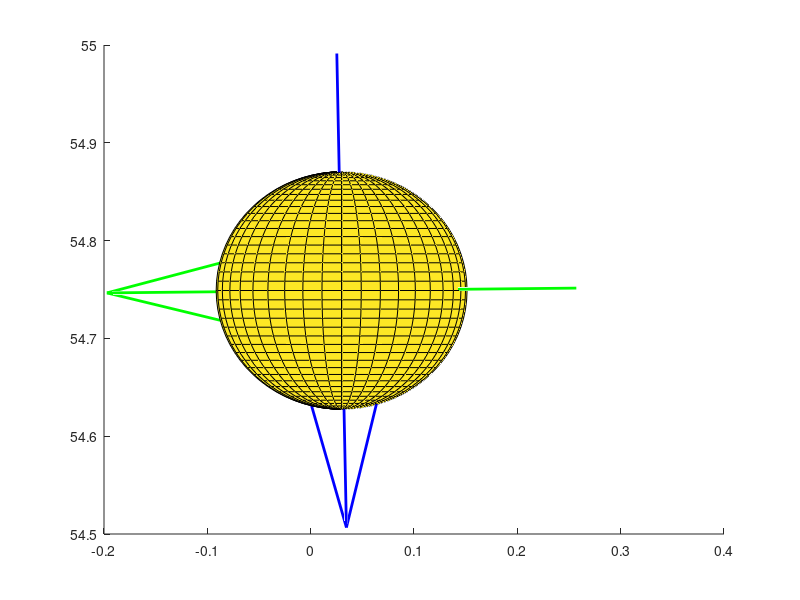

MATLAB code to generate this figure: (Note: this script raises an error after producing the figure.)
% The equation of seam line is from 
% http://www.darenscotwilson.com/spec/bbseam/bbseam.html.

% Coordinate System Specifications:
% The origin is at the tip of the home plate
% The positive y axis points to the pitcher
% The positive x axis points to the right of catcher's perspective
% The positive z axis points to the sky


% Define variables
PLATEYDIM = 17.0/12.0; % Front of the plate
ball_radius = 0.1214; % Radius of a regular baseball 
diameter = 2*ball_radius; % Get ball diameter
diameter2 = 2*diameter; % Get 2*diameter


% Input initial baseball position (in feet)
relSide = 0.029947806;
releaseDistance = 54.7489757;
release_pos_y = releaseDistance;
relHeight = 6.67789545;

% Input the 9-parameter model
x0 = 0.057382798;
y0 = 50;
z0 = 6.384037468;
vx0 = 2.376676205;
vy0 = -134.9565751;
vz0 = -8.609936327;
ax0 = -6.567216039;
ay0 = 31.01559035;
az0 = -12.86456735;

% Input spin axis
a1 = -0.935469141;
a2 = -0.010097512;
a3 = -0.353264102;

% Handle exception
if ((a1^2 + a2^2 + a3^2) > 1.01 || (a1^2 + a2^2 + a3^2) < 0.99)
    ME = MException('myComponent:inputError', 'Please enter a unit vector.');
    throw(ME);
end

% Input spin rate
spin_rate = 2394.961622;

% Input seam angles
lat_d = 117.3088829;
long_d = 9.771264693;
theta_alpha_d = 0;


% Calculate the position of the ball as a function of time using equations of motion

% Compute time in seconds for baseball to travel from y=release_pos_y to y=y0
% Note that t1 is negative
% Solves equation y0 - release_pos_y = vy0*t1 + 0.5*ay0*t1*t1
t1 = (-vy0 - sqrt(vy0*vy0 - 2.0*ay0*(y0 - release_pos_y)))/ay0;

% Solve for position and velocity at release point (y0 = release_pos_y) in units of feet and seconds */
TM_x0 =   0.5*ax0*t1*t1 + vx0*t1 + x0;
TM_y0 =   0.5*ay0*t1*t1 + vy0*t1 + y0;
TM_z0 =   0.5*az0*t1*t1 + vz0*t1 + z0;
TM_vx0 =  vx0 + ax0*t1;
TM_vy0 =  vy0 + ay0*t1;
TM_vz0 =  vz0 + az0*t1;

% Compute time in seconds for baseball to travel from y=release_pos_y to front of plate (y=1.417) */
t2 = (-TM_vy0 - sqrt(TM_vy0*TM_vy0 - 2.0*ay0*(TM_y0 - PLATEYDIM)))/ay0;

% Input time (sec)
time = 0;

% compute (x,y,z) position of pitch as function of time
baseballx = TM_x0 + TM_vx0*time + 0.5*ax0*time*time;
basebally = TM_y0 + TM_vy0*time + 0.5*ay0*time*time;
baseballz = TM_z0 + TM_vz0*time + 0.5*az0*time*time;
fprintf('t = %f, x = %f, y = %f, z = %f \n', time, -baseballx, basebally, baseballz); 

position_x = -baseballx;
position_y = basebally;
position_z = baseballz;
center = [position_x position_y position_z]; % Baseball center

% Calculate the velocity vector as a function of time
velocity_x = TM_vx0 + ax0*time;
velocity_y = TM_vy0 + ay0*time;
velocity_z = TM_vz0 + az0*time;
v_vector = [velocity_x velocity_y velocity_z];
fprintf('vx = %f, vy = %f, vz = %f \n', velocity_x, velocity_y, velocity_z); 

% Normalize
v_vector = v_vector./norm(v_vector);

% Calculate the hemisphere plane using equation of a plane: ax+by+cz+d=0
d = -(v_vector(1)*center(1) + v_vector(2)*center(2) + v_vector(3)*center(3));
xd = linspace(center(1) - diameter2, center(1) + diameter2);
yd = linspace(center(2) - diameter2, center(2) + diameter2);
[hemisphere_x,hemisphere_y] = meshgrid(xd, yd);
hemisphere_z = -1*(v_vector(1).*hemisphere_x + v_vector(2).*hemisphere_y + d)./v_vector(3); % Solve for z vertices data

% Calculate the active zone



% Calculate the angle needed for the ball to rotate around the spin axis based on spin
% rate and time
rotation_angle = mod((spin_rate*360/60)*time, 360);
fprintf('rotation = %f \n', rotation_angle); 

% Calculate the basis of baseball frame:

% Handle corner case when seam lat = 0
% Set theta alpha = seam long and set seam long to 0 in this case
if lat_d == 0
   theta_alpha_d = long_d;
   long_d = 0;
end

% Convert to radians
lat = lat_d*pi/180.0;
long = long_d*pi/180.0;
theta_alpha = theta_alpha_d*pi/180.0;

% Define rotation matrices
Rlat = [ cos(lat), -sin(lat), 0;
         sin(lat),  cos(lat), 0;
                0,         0, 1];

Rlong = [  cos(long), 0, sin(long);
                   0, 1,         0;
          -sin(long), 0, cos(long)];

Ralpha = [  cos(theta_alpha), 0, sin(theta_alpha);
                           0, 1,                0;
           -sin(theta_alpha), 0, cos(theta_alpha)];

% Calculate theta k and k vector based on spin axis
if a2 == 1
    k = 0;
    Rk = eye(3); % special case, k is undefined, Rk not needed
    k_vector = [1 1 1]; % Use a random vector for k_vector since undefined
elseif a2 == -1
    k = pi;
    % Another special case, k is undefined, rotate around z axis for pi
    Rk = [ cos(k), -sin(k), 0;
           sin(k),  cos(k), 0;
                0,       0, 1];
    k_vector = [0 0 1]; % Make k_vector z axis 
else
    if a2 >= 0
        k = asin(sqrt(a3^2 + a1^2));
        k_vector = [a3/(a1^2 + a3^2)^(1/2), 0, -a1/(a1^2 + a3^2)^(1/2)];
    elseif a2 < 0
        k = pi - asin(sqrt(a3^2 + a1^2));
        k_vector = [a3/(a1^2 + a3^2)^(1/2), 0, -a1/(a1^2 + a3^2)^(1/2)];
    end
    
    % Rotation matrix for Rk
    k1 = k_vector(1);
    k2 = k_vector(2);
    k3 = k_vector(3);
    
    Rk = [  cos(k) + (k1^2)*(1 - cos(k)),   k1*k2*(1 - cos(k)) - k3*sin(k), k1*k3*(1 - cos(k)) + k2*sin(k);
            k2*k1*(1 - cos(k)) + k3*sin(k),   cos(k) + (k2^2)*(1 - cos(k)), k2*k3*(1 - cos(k)) - k1*sin(k);
            k3*k1*(1 - cos(k)) - k2*sin(k), k3*k2*(1 - cos(k)) + k1*sin(k),  cos(k) + (k3^2)*(1 - cos(k))];
end

% Calculate for seam rotations on the ball when plotting
temp = Rk*Rlat;
y2 = temp(:, 2); % Rotation axis for seam long
z1 = Rk(:, 3); % Rotation axis for seam lat
k_d = k*180/pi; % Convert k to degree 
spin_axis = [a1 a2 a3]; % Get spin axis

% Define the equation for basis of standard seam orientation
P4 = Rk*Ralpha*Rlat*Rlong;


% Plot:
figure
hold on

% Draw spin axis
quiver3(center(1) - a1*diameter, center(2) - a2*diameter, center(3) - a3*diameter, a1, a2, a3, diameter2, 'g', 'LineWidth', 2); % scale the starting point accorind to ball_radius

% Draw velocity vector
quiver3(center(1) - v_vector(1)*diameter, center(2) - v_vector(2)*diameter, center(3) - v_vector(3)*diameter, v_vector(1), v_vector(2), v_vector(3), diameter2, 'b', 'LineWidth', 2);

% Draw a sphere representing baseball
[X,Y,Z] = sphere(40);

% Account for axes offset
% baseballx = y, basebally = z, baseballz = x
% Also rotate to align the axes
ballx = Y;
bally = Z;
ballz = X;

s = surf(double(center(1) + ball_radius*ballx), double(center(2) + ball_radius*bally), double(center(3) + ball_radius*ballz));
s.FaceColor = 'white'; % Ball color
s.EdgeColor = [100/255 100/255 100/255]; % Grid color
s.FaceAlpha = 1.0; % Transparency
s.AmbientStrength = 1;

% Rotate the ball to the seam orientation to match the grid
rotate(s, k_vector, k_d, center);
rotate(s, z1, lat_d, center);
rotate(s, y2, long_d, center);
rotate(s, spin_axis, theta_alpha_d, center);

% Draw seam
alpha = 1:1:360;
% Convert to radian
alpha_r = alpha*pi/180.0;

% Calculate seam points
seamx = (1/13)*ball_radius*(9*cos(alpha_r) - 4*cos(3*alpha_r));
seamy = (1/13)*ball_radius*(9*sin(alpha_r) + 4*sin(3*alpha_r));
seamz = (12/13)*ball_radius*cos(2*alpha_r);

% Account for axes offset
% baseballx = y, basebally = z, baseballz = x
% Also rotate to align the axes
adjustedx = seamy;
adjustedy = seamz;
adjustedz = seamx;

seam_line = [adjustedx; adjustedy; adjustedz];
seam_line = P4*seam_line; % Rotate to the basis

% Add to the ball position
seamx = center(1) + seam_line(1, :);
seamy = center(2) + seam_line(2, :);
seamz = center(3) + seam_line(3, :);

% Plot seam line
p = plot3(seamx, seamy, seamz, '-r', 'LineWidth', 2.5);
p.LineStyle = ':';

% Rotate the ball and the seams around spin axis as a function of time
rotate(s, spin_axis, rotation_angle, center);
rotate(p, spin_axis, rotation_angle, center);

% Label and adjust settings
xlabel('x')
ylabel('y')
zlabel('z')
grid on
title('Pitch Trajectory')
set(gca,'color', [240/255 240/255 240/255]) % Background color
axis equal

% Adjust view
view_azimuth = 180;
view_elevation =  0;
view([view_azimuth view_elevation]) % View (default is pitcher's perspective)
axis([-8 8 0 70 0 15]) % Fix the axes

% Adjust figure size
figure_x0 = 10;
figure_y0 = 10;
width = 825;
height = 600;
set(gcf, 'position', [figure_x0, figure_y0, width, height]);

% Change the color of the x-y plane to be dark green
x_lim = get(gca, 'XLim');
y_lim = get(gca, 'YLim');
z_lim = get(gca, 'YLim');
pat = patch([x_lim(1), x_lim(2), x_lim(2), x_lim(1)], [y_lim(1), y_lim(1), y_lim(2), y_lim(2)], [z_lim(1) z_lim(1) z_lim(1) z_lim(1)], [0 0.5 0]);
pat.EdgeColor = 'none';
pat.FaceAlpha = 0.3;

legend('Spin Axis', 'Velocity Vector', 'Baseball', 'Seams', 'Ground')


% Zoom in to the baseball
xlim([center(1) - 0.25 center(1) + 0.25]);
ylim([center(2) - 0.25 center(2) + 0.25]);
zlim([center(3) - 0.25 center(3) + 0.25]);

% Plot the hemisphere plane
surf(hemisphere_x, hemisphere_y, hemisphere_z, 'EdgeColor', 'none', 'FaceColor', 'y', 'FaceAlpha', 0.5);
legend('Spin Axis', 'Velocity Vector', 'Baseball', 'Seams', 'Ground', 'Hemisphere Plane')
